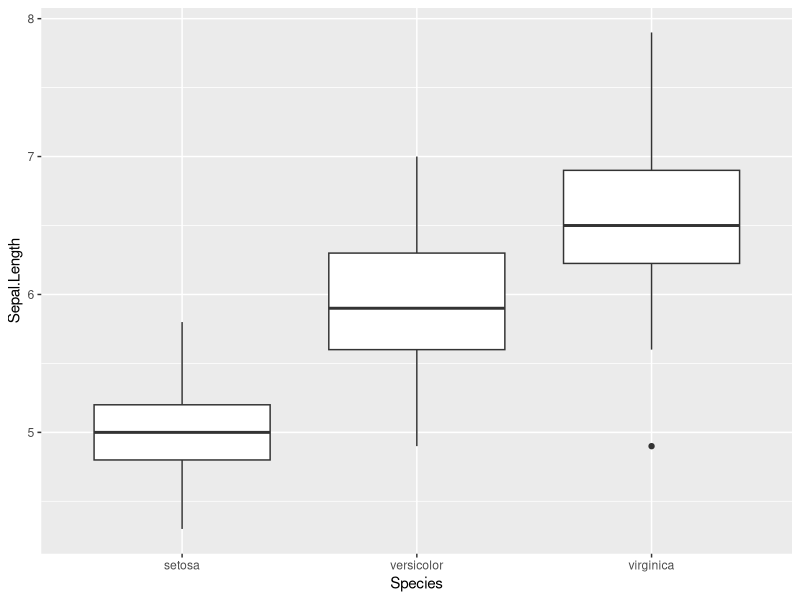
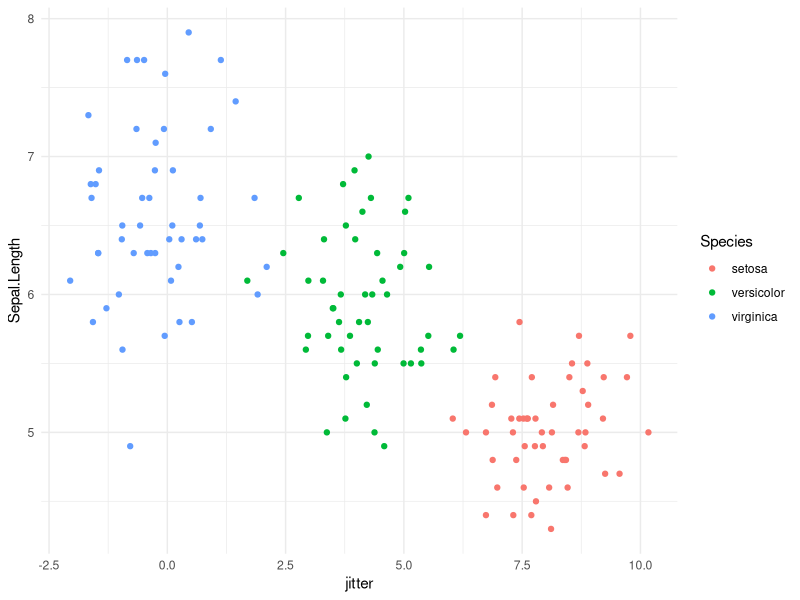
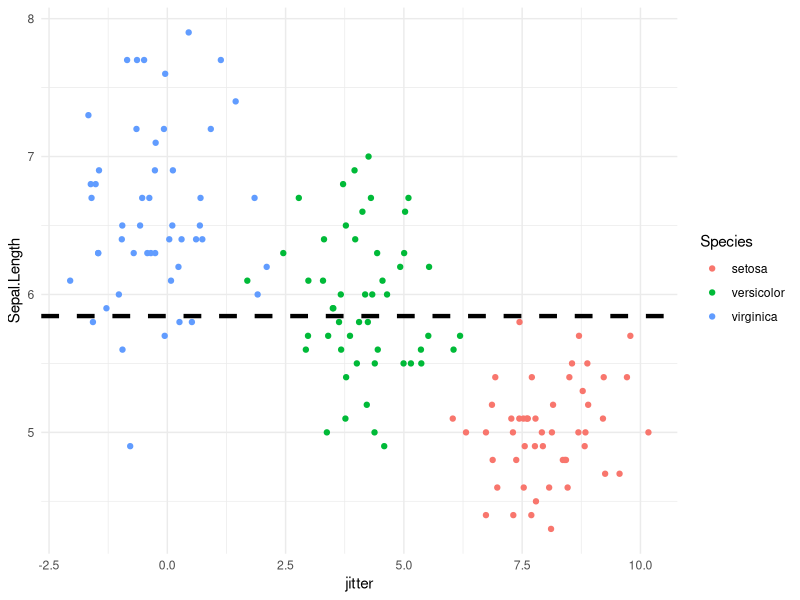
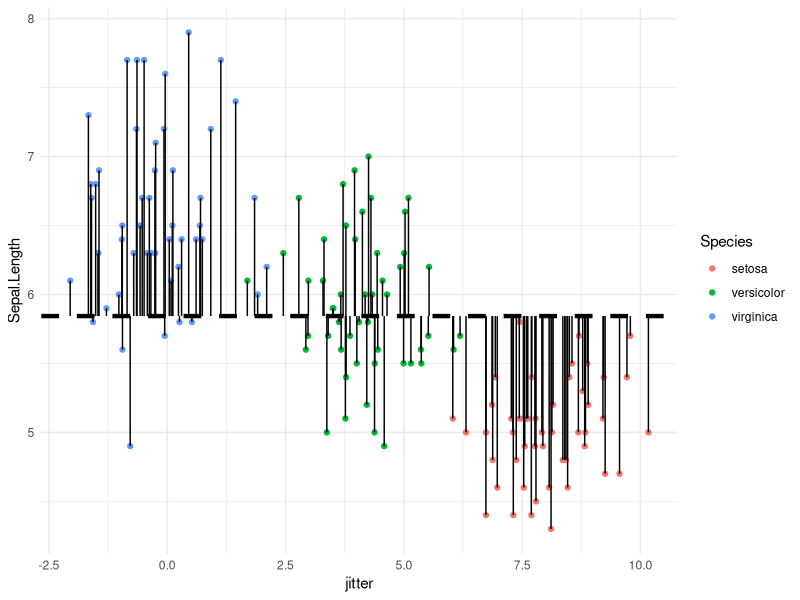
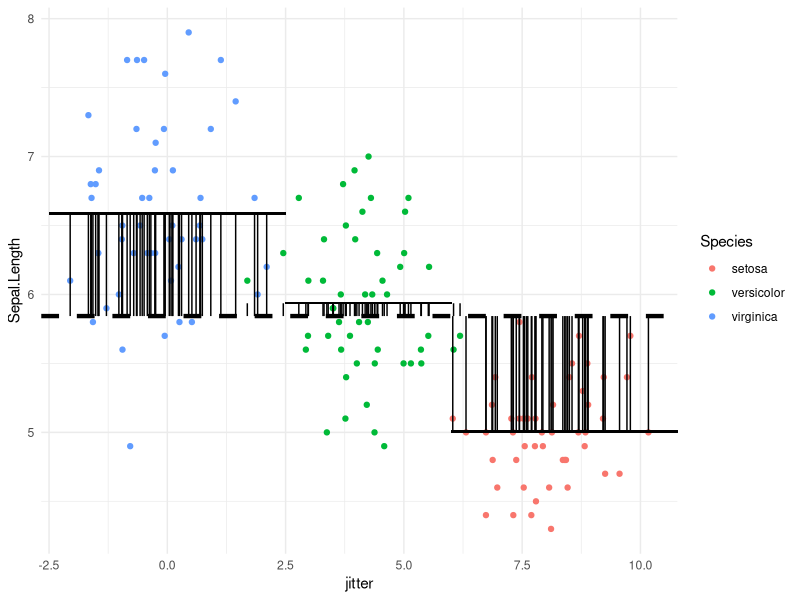
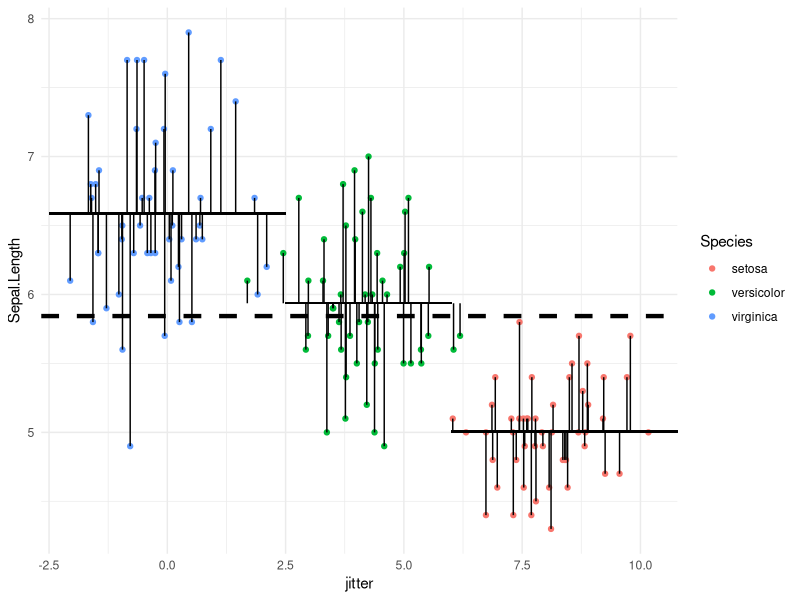

Recreate these plots in R, in order. (Note: this script raises an error after producing the figures.)
#ANOVA----------------------------------------------------------
#https://www.youtube.com/watch?v=oOuu8IBd-yo
library(ggplot2)
library(datasets)
#---last time...------------------------------------------------
irisVers <- iris[iris$Species == "versicolor", "Sepal.Length"]
irisSet <- iris[iris$Species == "setosa", "Sepal.Length"]

t.test(irisVers,irisSet, var.equal = T)

#what does the p-value tell you?
#---MultipleGroups----------------------------------------------
model <- aov(Sepal.Length ~ Species, data = iris)
summary(model)

ggplot(iris, aes(x = Species, y = Sepal.Length)) + geom_boxplot()

#what does the p-value tell you?

#effect Sizes
spec <- unique(iris$Species)
means <- lapply(spec, function(x) mean(iris[iris$Species == x,"Sepal.Length"]))
names(means) <- spec
means

#---WHATS HAPPENING----------------------------------------------
#------admin-----------------------------------------------------
set.seed(123)
iris$jitter <- rnorm(dim(iris)[1],0,1)
iris[iris$Species == "setosa", "jitter"] <- iris[iris$Species == "setosa", "jitter"] + 8
iris[iris$Species == "versicolor", "jitter"] <- iris[iris$Species == "versicolor", "jitter"] + 4

overallmean = mean(iris$Sepal.Length)
versMean <- mean(iris[iris$Species == "versicolor","Sepal.Length"])
setMean <- mean(iris[iris$Species == "setosa","Sepal.Length"])
virgMean <- mean(iris[iris$Species == "virginica","Sepal.Length"])
mus <- list(setosa = setMean,versicolor = versMean, virginica = virgMean)

iris$groupMean <- as.numeric(mus[iris$Species])
#------overallVar------------------------------------------------
p <- ggplot(iris,aes(x = jitter ,y = Sepal.Length)) +
  geom_point(aes(color = Species)) +
  theme_minimal()
p

p <- p + geom_hline(yintercept = overallmean,lwd = 1.5, lty = 2)
p

p + geom_segment(x = iris$jitter,
                 y = iris$Sepal.Length,
                 xend = iris$jitter,
                 yend = rep(overallmean, 150))

#------groupVar--------------------------------------------------
pG <- ggplot(iris,aes(x = jitter ,y = Sepal.Length)) +
  geom_point(aes(color = Species)) + theme_minimal()
pG +
  geom_segment(x = iris$jitter,
               y = iris$groupMean,
               xend = iris$jitter,
               yend = rep(overallmean,150))+
  geom_segment(x = -2.5,
               y = virgMean,
               xend = 2.5,
               yend = virgMean) +
  geom_segment(x = 2.5,
               y = versMean,
               xend = 6,
               yend = versMean) +
  geom_segment(x = 6,
               y = setMean,
               xend = 11,
               yend = setMean) + 
  geom_hline(yintercept = overallmean,lwd = 1.5, lty = 2) 
#------errorVar---------------------------------------------------
pG + geom_segment(x = iris$jitter,
                  y = iris$Sepal.Length,
                  xend = iris$jitter,
                  yend = iris$groupMean) +
  geom_segment(x = -2.5,
               y = virgMean,
               xend = 2.5,
               yend = virgMean) +
  geom_segment(x = 2.5,
               y = versMean,
               xend = 6,
               yend = versMean) +
  geom_segment(x = 6,
               y = setMean,
               xend = 11,
               yend = setMean) + 
  geom_hline(yintercept = overallmean, lwd = 1.5, lty = 2) 










#------examples of plots (admin)---------------------------------
set.seed(123)
e1A <- rnorm(20,10,20)
e1B <- rnorm(20,15,20)
e1C <- rnorm(20,20,20)

e2A <- rnorm(20,10,1)
e2B <- rnorm(20,15,1)
e2C <- rnorm(20,20,1)

e3A <- rnorm(20,10,5)
e3B <- rnorm(20,15,5)
e3C <- rnorm(20,20,5)

e4A <- rnorm(20,10,10)
e4B <- rnorm(20,15,10)
e4C <- rnorm(20,20,10)

exper <- sort(rep(c(1,2,3,4),60))
group <- sort(rep(c(10,20,30),20))
group <- rep(group,4)
scores <- c(e1A,e1B,e1C,
            e2A,e2B,e2C,
            e3A,e3B,e3C,
            e4A,e4B,e4C)

Es <- data.frame(scores = scores,
                 group = group,
                 Exp = factor(exper))

Es$jitter <- e1$group + rnorm(240,0,2)

ggplot(Es,aes(x = jitter, y = scores, color = group)) +
  geom_point() + theme_minimal() + facet_wrap(~Exp) +
  theme(legend.title = element_blank(), legend.position = "none")

#but if difference is big, even big variances don't matter
set.seed(123)
e1A <- rnorm(20,100,20)
e1B <- rnorm(20,150,20)
e1C <- rnorm(20,200,20)

e2A <- rnorm(20,100,1)
e2B <- rnorm(20,150,1)
e2C <- rnorm(20,200,1)

e3A <- rnorm(20,100,5)
e3B <- rnorm(20,150,5)
e3C <- rnorm(20,200,5)

e4A <- rnorm(20,100,10)
e4B <- rnorm(20,150,10)
e4C <- rnorm(20,200,10)

exper <- sort(rep(c(1,2,3,4),60))
group <- sort(rep(c(10,20,30),20))
group <- rep(group,4)
scores <- c(e1A,e1B,e1C,
            e2A,e2B,e2C,
            e3A,e3B,e3C,
            e4A,e4B,e4C)

Es <- data.frame(scores = scores,
                 group = group,
                 Exp = factor(exper))

Es$jitter <- e1$group + rnorm(240,0,2)

ggplot(Es,aes(x = jitter, y = scores, color = group)) +
  geom_point() + theme_minimal() + facet_wrap(~Exp) +
  theme(legend.title = element_blank(), legend.position = "none")

#------F scores-------------------------------------------------
#F scores compare between group variance
#(how different are the groups)
#to Error Variance
#(how different are members of each group)
# in general when F > 2, p < 0.05

#outcome ~ group
m1 <- aov(Sepal.Length ~ Species, data = iris)
summary(m1)
p

#---More ANOVAs!---------------------------------------------
#Insects
summary(aov(count ~ spray,
            data = InsectSprays))
ggplot(InsectSprays, aes(x = as.numeric(spray), y = count)) +
  geom_point() + labs(title = "INSECT SPRAY", x = "SPRAY") +
  theme(axis.text.x = element_blank())

#
summary(aov(mpg ~ gear,
            data = mtcars))
ggplot(mtcars, aes(x = as.numeric(gear), y = mpg)) +
  geom_point() + labs(title = "GEARS by MPG", x = "Gear") +
  theme(axis.text.x = element_blank())

